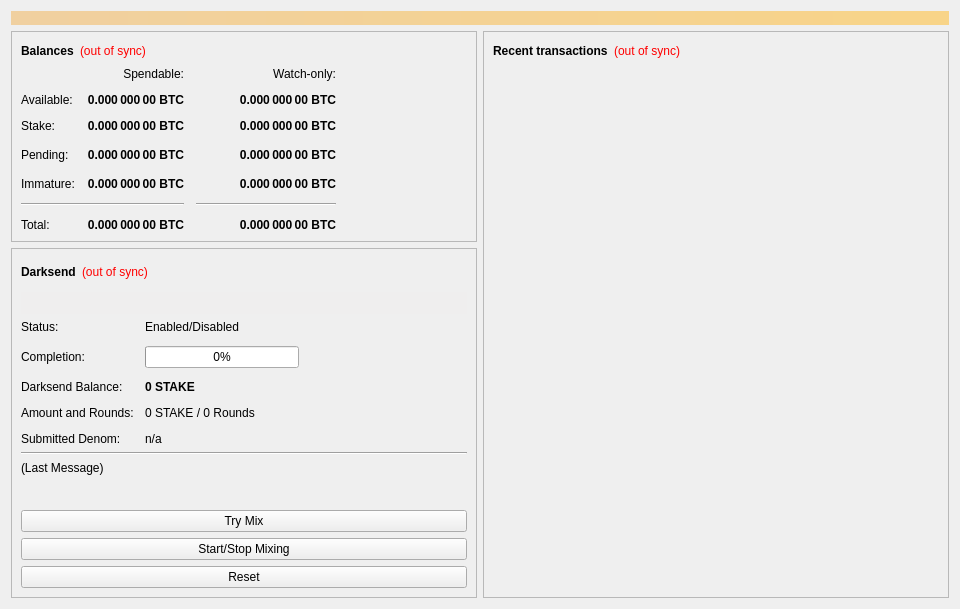
<?xml version="1.0" encoding="UTF-8"?>
<ui version="4.0">
 <class>OverviewPage</class>
 <widget class="QWidget" name="OverviewPage">
  <property name="geometry">
   <rect>
    <x>0</x>
    <y>0</y>
    <width>960</width>
    <height>594</height>
   </rect>
  </property>
  <property name="minimumSize">
   <size>
    <width>960</width>
    <height>0</height>
   </size>
  </property>
  <property name="windowTitle">
   <string>Form</string>
  </property>
  <layout class="QVBoxLayout" name="topLayout">
   <item>
    <widget class="QLabel" name="labelAlerts">
     <property name="visible">
      <bool>false</bool>
     </property>
     <property name="styleSheet">
      <string notr="true">background-color: qlineargradient(x1: 0, y1: 0, x2: 1, y2: 0, stop:0 #F0D0A0, stop:1 #F8D488); color:#000000;</string>
     </property>
     <property name="wordWrap">
      <bool>true</bool>
     </property>
     <property name="margin">
      <number>3</number>
     </property>
    </widget>
   </item>
   <item>
    <layout class="QHBoxLayout" name="horizontalLayout" stretch="1,1">
     <item>
      <layout class="QVBoxLayout" name="verticalLayout_2">
       <item>
        <widget class="QFrame" name="frame">
         <property name="frameShape">
          <enum>QFrame::StyledPanel</enum>
         </property>
         <property name="frameShadow">
          <enum>QFrame::Raised</enum>
         </property>
         <layout class="QVBoxLayout" name="verticalLayout_4">
          <item>
           <layout class="QHBoxLayout" name="horizontalLayout_4">
            <item>
             <widget class="QLabel" name="label_5">
              <property name="font">
               <font>
                <weight>75</weight>
                <bold>true</bold>
               </font>
              </property>
              <property name="text">
               <string>Balances</string>
              </property>
             </widget>
            </item>
            <item>
             <widget class="QLabel" name="labelWalletStatus">
              <property name="cursor">
               <cursorShape>WhatsThisCursor</cursorShape>
              </property>
              <property name="toolTip">
               <string>The displayed information may be out of date. Your wallet automatically synchronizes with the Stake network after a connection is established, but this process has not completed yet.</string>
              </property>
              <property name="styleSheet">
               <string notr="true">QLabel { color: red; }</string>
              </property>
              <property name="text">
               <string notr="true">(out of sync)</string>
              </property>
              <property name="alignment">
               <set>Qt::AlignLeading|Qt::AlignLeft|Qt::AlignVCenter</set>
              </property>
             </widget>
            </item>
            <item>
             <spacer name="horizontalSpacer_3">
              <property name="orientation">
               <enum>Qt::Horizontal</enum>
              </property>
              <property name="sizeHint" stdset="0">
               <size>
                <width>40</width>
                <height>20</height>
               </size>
              </property>
             </spacer>
            </item>
           </layout>
          </item>
          <item>
           <layout class="QGridLayout" name="gridLayout">
            <property name="spacing">
             <number>12</number>
            </property>
            <item row="3" column="2">
             <widget class="QLabel" name="labelWatchPending">
              <property name="font">
               <font>
                <weight>75</weight>
                <bold>true</bold>
               </font>
              </property>
              <property name="cursor">
               <cursorShape>IBeamCursor</cursorShape>
              </property>
              <property name="toolTip">
               <string>Unconfirmed transactions to watch-only addresses</string>
              </property>
              <property name="text">
               <string notr="true">0.000 000 00 BTC</string>
              </property>
              <property name="alignment">
               <set>Qt::AlignRight|Qt::AlignTrailing|Qt::AlignVCenter</set>
              </property>
              <property name="textInteractionFlags">
               <set>Qt::LinksAccessibleByMouse|Qt::TextSelectableByKeyboard|Qt::TextSelectableByMouse</set>
              </property>
             </widget>
            </item>
            <item row="3" column="1">
             <widget class="QLabel" name="labelUnconfirmed">
              <property name="font">
               <font>
                <weight>75</weight>
                <bold>true</bold>
               </font>
              </property>
              <property name="cursor">
               <cursorShape>IBeamCursor</cursorShape>
              </property>
              <property name="toolTip">
               <string>Total of transactions that have yet to be confirmed, and do not yet count toward the spendable balance</string>
              </property>
              <property name="text">
               <string notr="true">0.000 000 00 BTC</string>
              </property>
              <property name="alignment">
               <set>Qt::AlignRight|Qt::AlignTrailing|Qt::AlignVCenter</set>
              </property>
              <property name="textInteractionFlags">
               <set>Qt::LinksAccessibleByMouse|Qt::TextSelectableByKeyboard|Qt::TextSelectableByMouse</set>
              </property>
             </widget>
            </item>
            <item row="4" column="2">
             <widget class="QLabel" name="labelWatchImmature">
              <property name="font">
               <font>
                <weight>75</weight>
                <bold>true</bold>
               </font>
              </property>
              <property name="cursor">
               <cursorShape>IBeamCursor</cursorShape>
              </property>
              <property name="toolTip">
               <string>Mined balance in watch-only addresses that has not yet matured</string>
              </property>
              <property name="text">
               <string notr="true">0.000 000 00 BTC</string>
              </property>
              <property name="alignment">
               <set>Qt::AlignRight|Qt::AlignTrailing|Qt::AlignVCenter</set>
              </property>
              <property name="textInteractionFlags">
               <set>Qt::LinksAccessibleByMouse|Qt::TextSelectableByKeyboard|Qt::TextSelectableByMouse</set>
              </property>
             </widget>
            </item>
            <item row="5" column="0" colspan="2">
             <widget class="Line" name="lineSpendableBalance">
              <property name="orientation">
               <enum>Qt::Horizontal</enum>
              </property>
             </widget>
            </item>
            <item row="5" column="2">
             <widget class="Line" name="lineWatchBalance">
              <property name="sizePolicy">
               <sizepolicy hsizetype="Preferred" vsizetype="Fixed">
                <horstretch>0</horstretch>
                <verstretch>0</verstretch>
               </sizepolicy>
              </property>
              <property name="minimumSize">
               <size>
                <width>140</width>
                <height>0</height>
               </size>
              </property>
              <property name="orientation">
               <enum>Qt::Horizontal</enum>
              </property>
             </widget>
            </item>
            <item row="6" column="0">
             <widget class="QLabel" name="labelTotalText">
              <property name="text">
               <string>Total:</string>
              </property>
             </widget>
            </item>
            <item row="4" column="1">
             <widget class="QLabel" name="labelImmature">
              <property name="font">
               <font>
                <weight>75</weight>
                <bold>true</bold>
               </font>
              </property>
              <property name="cursor">
               <cursorShape>IBeamCursor</cursorShape>
              </property>
              <property name="toolTip">
               <string>Mined balance that has not yet matured</string>
              </property>
              <property name="text">
               <string notr="true">0.000 000 00 BTC</string>
              </property>
              <property name="alignment">
               <set>Qt::AlignRight|Qt::AlignTrailing|Qt::AlignVCenter</set>
              </property>
              <property name="textInteractionFlags">
               <set>Qt::LinksAccessibleByMouse|Qt::TextSelectableByKeyboard|Qt::TextSelectableByMouse</set>
              </property>
             </widget>
            </item>
            <item row="3" column="3">
             <spacer name="horizontalSpacer_2">
              <property name="orientation">
               <enum>Qt::Horizontal</enum>
              </property>
              <property name="sizeHint" stdset="0">
               <size>
                <width>40</width>
                <height>20</height>
               </size>
              </property>
             </spacer>
            </item>
            <item row="4" column="0">
             <widget class="QLabel" name="labelImmatureText">
              <property name="text">
               <string>Immature:</string>
              </property>
             </widget>
            </item>
            <item row="6" column="1">
             <widget class="QLabel" name="labelTotal">
              <property name="font">
               <font>
                <weight>75</weight>
                <bold>true</bold>
               </font>
              </property>
              <property name="cursor">
               <cursorShape>IBeamCursor</cursorShape>
              </property>
              <property name="toolTip">
               <string>Your current total balance</string>
              </property>
              <property name="text">
               <string notr="true">0.000 000 00 BTC</string>
              </property>
              <property name="alignment">
               <set>Qt::AlignRight|Qt::AlignTrailing|Qt::AlignVCenter</set>
              </property>
              <property name="textInteractionFlags">
               <set>Qt::LinksAccessibleByMouse|Qt::TextSelectableByKeyboard|Qt::TextSelectableByMouse</set>
              </property>
             </widget>
            </item>
            <item row="6" column="2">
             <widget class="QLabel" name="labelWatchTotal">
              <property name="font">
               <font>
                <weight>75</weight>
                <bold>true</bold>
               </font>
              </property>
              <property name="cursor">
               <cursorShape>IBeamCursor</cursorShape>
              </property>
              <property name="toolTip">
               <string>Current total balance in watch-only addresses</string>
              </property>
              <property name="text">
               <string notr="true">0.000 000 00 BTC</string>
              </property>
              <property name="alignment">
               <set>Qt::AlignRight|Qt::AlignTrailing|Qt::AlignVCenter</set>
              </property>
              <property name="textInteractionFlags">
               <set>Qt::LinksAccessibleByMouse|Qt::TextSelectableByKeyboard|Qt::TextSelectableByMouse</set>
              </property>
             </widget>
            </item>
            <item row="0" column="2">
             <widget class="QLabel" name="labelWatchonly">
              <property name="text">
               <string>Watch-only:</string>
              </property>
              <property name="alignment">
               <set>Qt::AlignRight|Qt::AlignTrailing|Qt::AlignVCenter</set>
              </property>
             </widget>
            </item>
            <item row="1" column="0">
             <widget class="QLabel" name="labelBalanceText">
              <property name="text">
               <string>Available:</string>
              </property>
             </widget>
            </item>
            <item row="1" column="1">
             <widget class="QLabel" name="labelBalance">
              <property name="font">
               <font>
                <weight>75</weight>
                <bold>true</bold>
               </font>
              </property>
              <property name="cursor">
               <cursorShape>IBeamCursor</cursorShape>
              </property>
              <property name="toolTip">
               <string>Your current spendable balance</string>
              </property>
              <property name="text">
               <string notr="true">0.000 000 00 BTC</string>
              </property>
              <property name="alignment">
               <set>Qt::AlignRight|Qt::AlignTrailing|Qt::AlignVCenter</set>
              </property>
              <property name="textInteractionFlags">
               <set>Qt::LinksAccessibleByMouse|Qt::TextSelectableByKeyboard|Qt::TextSelectableByMouse</set>
              </property>
             </widget>
            </item>
            <item row="2" column="0">
             <widget class="QLabel" name="label_10">
              <property name="text">
               <string>Stake:</string>
              </property>
             </widget>
            </item>
            <item row="2" column="1">
             <widget class="QLabel" name="labelStake">
              <property name="font">
               <font>
                <weight>75</weight>
                <bold>true</bold>
               </font>
              </property>
              <property name="cursor">
               <cursorShape>IBeamCursor</cursorShape>
              </property>
              <property name="toolTip">
               <string>Total of coins that was staked, and do not yet count toward the current balance</string>
              </property>
              <property name="text">
               <string notr="true">0.000 000 00 BTC</string>
              </property>
              <property name="alignment">
               <set>Qt::AlignRight|Qt::AlignTrailing|Qt::AlignVCenter</set>
              </property>
              <property name="textInteractionFlags">
               <set>Qt::LinksAccessibleByMouse|Qt::TextSelectableByKeyboard|Qt::TextSelectableByMouse</set>
              </property>
             </widget>
            </item>
            <item row="2" column="2">
             <widget class="QLabel" name="labelWatchStake">
              <property name="font">
               <font>
                <weight>75</weight>
                <bold>true</bold>
               </font>
              </property>
              <property name="cursor">
               <cursorShape>IBeamCursor</cursorShape>
              </property>
              <property name="toolTip">
               <string>Total of coins that was staked in watch-only addresses, and do not yet count toward the current watch-only balance</string>
              </property>
              <property name="text">
               <string notr="true">0.000 000 00 BTC</string>
              </property>
              <property name="alignment">
               <set>Qt::AlignRight|Qt::AlignTrailing|Qt::AlignVCenter</set>
              </property>
              <property name="textInteractionFlags">
               <set>Qt::LinksAccessibleByMouse|Qt::TextSelectableByKeyboard|Qt::TextSelectableByMouse</set>
              </property>
             </widget>
            </item>
            <item row="1" column="2">
             <widget class="QLabel" name="labelWatchAvailable">
              <property name="font">
               <font>
                <weight>75</weight>
                <bold>true</bold>
               </font>
              </property>
              <property name="cursor">
               <cursorShape>IBeamCursor</cursorShape>
              </property>
              <property name="toolTip">
               <string>Your current balance in watch-only addresses</string>
              </property>
              <property name="text">
               <string notr="true">0.000 000 00 BTC</string>
              </property>
              <property name="alignment">
               <set>Qt::AlignRight|Qt::AlignTrailing|Qt::AlignVCenter</set>
              </property>
              <property name="textInteractionFlags">
               <set>Qt::LinksAccessibleByMouse|Qt::TextSelectableByKeyboard|Qt::TextSelectableByMouse</set>
              </property>
             </widget>
            </item>
            <item row="3" column="0">
             <widget class="QLabel" name="labelPendingText">
              <property name="text">
               <string>Pending:</string>
              </property>
             </widget>
            </item>
            <item row="0" column="1">
             <widget class="QLabel" name="labelSpendable">
              <property name="text">
               <string>Spendable:</string>
              </property>
              <property name="alignment">
               <set>Qt::AlignRight|Qt::AlignTrailing|Qt::AlignVCenter</set>
              </property>
             </widget>
            </item>
           </layout>
          </item>
         </layout>
        </widget>
       </item>
       <item>
        <widget class="QFrame" name="frameDarksend">
         <property name="sizePolicy">
          <sizepolicy hsizetype="Expanding" vsizetype="Expanding">
           <horstretch>0</horstretch>
           <verstretch>0</verstretch>
          </sizepolicy>
         </property>
         <property name="minimumSize">
          <size>
           <width>0</width>
           <height>350</height>
          </size>
         </property>
         <property name="layoutDirection">
          <enum>Qt::LeftToRight</enum>
         </property>
         <property name="frameShape">
          <enum>QFrame::StyledPanel</enum>
         </property>
         <property name="frameShadow">
          <enum>QFrame::Raised</enum>
         </property>
         <layout class="QVBoxLayout" name="verticalLayout_5">
          <item>
           <layout class="QHBoxLayout" name="horizontalLayout_5">
            <item>
             <widget class="QLabel" name="label_2">
              <property name="font">
               <font>
                <weight>75</weight>
                <bold>true</bold>
               </font>
              </property>
              <property name="text">
               <string>Darksend</string>
              </property>
             </widget>
            </item>
            <item>
             <widget class="QLabel" name="labelDarksendSyncStatus">
              <property name="toolTip">
               <string>The displayed information may be out of date. Your wallet automatically synchronizes with the Stake network after a connection is established, but this process has not completed yet.</string>
              </property>
              <property name="styleSheet">
               <string notr="true">QLabel { color: red; }</string>
              </property>
              <property name="text">
               <string notr="true">(out of sync)</string>
              </property>
              <property name="alignment">
               <set>Qt::AlignLeading|Qt::AlignLeft|Qt::AlignVCenter</set>
              </property>
             </widget>
            </item>
            <item>
             <spacer name="horizontalSpacer_4">
              <property name="orientation">
               <enum>Qt::Horizontal</enum>
              </property>
              <property name="sizeHint" stdset="0">
               <size>
                <width>40</width>
                <height>20</height>
               </size>
              </property>
             </spacer>
            </item>
           </layout>
          </item>
          <item>
           <widget class="QPushButton" name="runAutoDenom">
            <property name="palette">
             <palette>
              <active>
               <colorrole role="WindowText">
                <brush brushstyle="SolidPattern">
                 <color alpha="255">
                  <red>0</red>
                  <green>0</green>
                  <blue>0</blue>
                 </color>
                </brush>
               </colorrole>
               <colorrole role="Button">
                <brush brushstyle="SolidPattern">
                 <color alpha="255">
                  <red>239</red>
                  <green>238</green>
                  <blue>238</blue>
                 </color>
                </brush>
               </colorrole>
               <colorrole role="Light">
                <brush brushstyle="SolidPattern">
                 <color alpha="255">
                  <red>255</red>
                  <green>255</green>
                  <blue>255</blue>
                 </color>
                </brush>
               </colorrole>
               <colorrole role="Midlight">
                <brush brushstyle="SolidPattern">
                 <color alpha="255">
                  <red>247</red>
                  <green>246</green>
                  <blue>246</blue>
                 </color>
                </brush>
               </colorrole>
               <colorrole role="Dark">
                <brush brushstyle="SolidPattern">
                 <color alpha="255">
                  <red>119</red>
                  <green>119</green>
                  <blue>119</blue>
                 </color>
                </brush>
               </colorrole>
               <colorrole role="Mid">
                <brush brushstyle="SolidPattern">
                 <color alpha="255">
                  <red>159</red>
                  <green>159</green>
                  <blue>159</blue>
                 </color>
                </brush>
               </colorrole>
               <colorrole role="Text">
                <brush brushstyle="SolidPattern">
                 <color alpha="255">
                  <red>0</red>
                  <green>0</green>
                  <blue>0</blue>
                 </color>
                </brush>
               </colorrole>
               <colorrole role="BrightText">
                <brush brushstyle="SolidPattern">
                 <color alpha="255">
                  <red>255</red>
                  <green>255</green>
                  <blue>255</blue>
                 </color>
                </brush>
               </colorrole>
               <colorrole role="ButtonText">
                <brush brushstyle="SolidPattern">
                 <color alpha="255">
                  <red>0</red>
                  <green>0</green>
                  <blue>0</blue>
                 </color>
                </brush>
               </colorrole>
               <colorrole role="Base">
                <brush brushstyle="SolidPattern">
                 <color alpha="255">
                  <red>255</red>
                  <green>255</green>
                  <blue>255</blue>
                 </color>
                </brush>
               </colorrole>
               <colorrole role="Window">
                <brush brushstyle="SolidPattern">
                 <color alpha="255">
                  <red>239</red>
                  <green>238</green>
                  <blue>238</blue>
                 </color>
                </brush>
               </colorrole>
               <colorrole role="Shadow">
                <brush brushstyle="SolidPattern">
                 <color alpha="255">
                  <red>0</red>
                  <green>0</green>
                  <blue>0</blue>
                 </color>
                </brush>
               </colorrole>
               <colorrole role="AlternateBase">
                <brush brushstyle="SolidPattern">
                 <color alpha="255">
                  <red>247</red>
                  <green>246</green>
                  <blue>246</blue>
                 </color>
                </brush>
               </colorrole>
               <colorrole role="ToolTipBase">
                <brush brushstyle="SolidPattern">
                 <color alpha="255">
                  <red>255</red>
                  <green>255</green>
                  <blue>220</blue>
                 </color>
                </brush>
               </colorrole>
               <colorrole role="ToolTipText">
                <brush brushstyle="SolidPattern">
                 <color alpha="255">
                  <red>0</red>
                  <green>0</green>
                  <blue>0</blue>
                 </color>
                </brush>
               </colorrole>
              </active>
              <inactive>
               <colorrole role="WindowText">
                <brush brushstyle="SolidPattern">
                 <color alpha="255">
                  <red>0</red>
                  <green>0</green>
                  <blue>0</blue>
                 </color>
                </brush>
               </colorrole>
               <colorrole role="Button">
                <brush brushstyle="SolidPattern">
                 <color alpha="255">
                  <red>239</red>
                  <green>238</green>
                  <blue>238</blue>
                 </color>
                </brush>
               </colorrole>
               <colorrole role="Light">
                <brush brushstyle="SolidPattern">
                 <color alpha="255">
                  <red>255</red>
                  <green>255</green>
                  <blue>255</blue>
                 </color>
                </brush>
               </colorrole>
               <colorrole role="Midlight">
                <brush brushstyle="SolidPattern">
                 <color alpha="255">
                  <red>247</red>
                  <green>246</green>
                  <blue>246</blue>
                 </color>
                </brush>
               </colorrole>
               <colorrole role="Dark">
                <brush brushstyle="SolidPattern">
                 <color alpha="255">
                  <red>119</red>
                  <green>119</green>
                  <blue>119</blue>
                 </color>
                </brush>
               </colorrole>
               <colorrole role="Mid">
                <brush brushstyle="SolidPattern">
                 <color alpha="255">
                  <red>159</red>
                  <green>159</green>
                  <blue>159</blue>
                 </color>
                </brush>
               </colorrole>
               <colorrole role="Text">
                <brush brushstyle="SolidPattern">
                 <color alpha="255">
                  <red>0</red>
                  <green>0</green>
                  <blue>0</blue>
                 </color>
                </brush>
               </colorrole>
               <colorrole role="BrightText">
                <brush brushstyle="SolidPattern">
                 <color alpha="255">
                  <red>255</red>
                  <green>255</green>
                  <blue>255</blue>
                 </color>
                </brush>
               </colorrole>
               <colorrole role="ButtonText">
                <brush brushstyle="SolidPattern">
                 <color alpha="255">
                  <red>0</red>
                  <green>0</green>
                  <blue>0</blue>
                 </color>
                </brush>
               </colorrole>
               <colorrole role="Base">
                <brush brushstyle="SolidPattern">
                 <color alpha="255">
                  <red>255</red>
                  <green>255</green>
                  <blue>255</blue>
                 </color>
                </brush>
               </colorrole>
               <colorrole role="Window">
                <brush brushstyle="SolidPattern">
                 <color alpha="255">
                  <red>239</red>
                  <green>238</green>
                  <blue>238</blue>
                 </color>
                </brush>
               </colorrole>
               <colorrole role="Shadow">
                <brush brushstyle="SolidPattern">
                 <color alpha="255">
                  <red>0</red>
                  <green>0</green>
                  <blue>0</blue>
                 </color>
                </brush>
               </colorrole>
               <colorrole role="AlternateBase">
                <brush brushstyle="SolidPattern">
                 <color alpha="255">
                  <red>247</red>
                  <green>246</green>
                  <blue>246</blue>
                 </color>
                </brush>
               </colorrole>
               <colorrole role="ToolTipBase">
                <brush brushstyle="SolidPattern">
                 <color alpha="255">
                  <red>255</red>
                  <green>255</green>
                  <blue>220</blue>
                 </color>
                </brush>
               </colorrole>
               <colorrole role="ToolTipText">
                <brush brushstyle="SolidPattern">
                 <color alpha="255">
                  <red>0</red>
                  <green>0</green>
                  <blue>0</blue>
                 </color>
                </brush>
               </colorrole>
              </inactive>
              <disabled>
               <colorrole role="WindowText">
                <brush brushstyle="SolidPattern">
                 <color alpha="255">
                  <red>119</red>
                  <green>119</green>
                  <blue>119</blue>
                 </color>
                </brush>
               </colorrole>
               <colorrole role="Button">
                <brush brushstyle="SolidPattern">
                 <color alpha="255">
                  <red>239</red>
                  <green>238</green>
                  <blue>238</blue>
                 </color>
                </brush>
               </colorrole>
               <colorrole role="Light">
                <brush brushstyle="SolidPattern">
                 <color alpha="255">
                  <red>255</red>
                  <green>255</green>
                  <blue>255</blue>
                 </color>
                </brush>
               </colorrole>
               <colorrole role="Midlight">
                <brush brushstyle="SolidPattern">
                 <color alpha="255">
                  <red>247</red>
                  <green>246</green>
                  <blue>246</blue>
                 </color>
                </brush>
               </colorrole>
               <colorrole role="Dark">
                <brush brushstyle="SolidPattern">
                 <color alpha="255">
                  <red>119</red>
                  <green>119</green>
                  <blue>119</blue>
                 </color>
                </brush>
               </colorrole>
               <colorrole role="Mid">
                <brush brushstyle="SolidPattern">
                 <color alpha="255">
                  <red>159</red>
                  <green>159</green>
                  <blue>159</blue>
                 </color>
                </brush>
               </colorrole>
               <colorrole role="Text">
                <brush brushstyle="SolidPattern">
                 <color alpha="255">
                  <red>119</red>
                  <green>119</green>
                  <blue>119</blue>
                 </color>
                </brush>
               </colorrole>
               <colorrole role="BrightText">
                <brush brushstyle="SolidPattern">
                 <color alpha="255">
                  <red>255</red>
                  <green>255</green>
                  <blue>255</blue>
                 </color>
                </brush>
               </colorrole>
               <colorrole role="ButtonText">
                <brush brushstyle="SolidPattern">
                 <color alpha="255">
                  <red>119</red>
                  <green>119</green>
                  <blue>119</blue>
                 </color>
                </brush>
               </colorrole>
               <colorrole role="Base">
                <brush brushstyle="SolidPattern">
                 <color alpha="255">
                  <red>239</red>
                  <green>238</green>
                  <blue>238</blue>
                 </color>
                </brush>
               </colorrole>
               <colorrole role="Window">
                <brush brushstyle="SolidPattern">
                 <color alpha="255">
                  <red>239</red>
                  <green>238</green>
                  <blue>238</blue>
                 </color>
                </brush>
               </colorrole>
               <colorrole role="Shadow">
                <brush brushstyle="SolidPattern">
                 <color alpha="255">
                  <red>0</red>
                  <green>0</green>
                  <blue>0</blue>
                 </color>
                </brush>
               </colorrole>
               <colorrole role="AlternateBase">
                <brush brushstyle="SolidPattern">
                 <color alpha="255">
                  <red>239</red>
                  <green>238</green>
                  <blue>238</blue>
                 </color>
                </brush>
               </colorrole>
               <colorrole role="ToolTipBase">
                <brush brushstyle="SolidPattern">
                 <color alpha="255">
                  <red>255</red>
                  <green>255</green>
                  <blue>220</blue>
                 </color>
                </brush>
               </colorrole>
               <colorrole role="ToolTipText">
                <brush brushstyle="SolidPattern">
                 <color alpha="255">
                  <red>0</red>
                  <green>0</green>
                  <blue>0</blue>
                 </color>
                </brush>
               </colorrole>
              </disabled>
             </palette>
            </property>
            <property name="focusPolicy">
             <enum>Qt::NoFocus</enum>
            </property>
            <property name="autoFillBackground">
             <bool>true</bool>
            </property>
            <property name="text">
             <string/>
            </property>
            <property name="flat">
             <bool>true</bool>
            </property>
           </widget>
          </item>
          <item>
           <layout class="QFormLayout" name="formLayout">
            <property name="fieldGrowthPolicy">
             <enum>QFormLayout::AllNonFixedFieldsGrow</enum>
            </property>
            <property name="horizontalSpacing">
             <number>11</number>
            </property>
            <property name="verticalSpacing">
             <number>12</number>
            </property>
            <item row="0" column="0">
             <widget class="QLabel" name="label_6">
              <property name="text">
               <string>Status:</string>
              </property>
             </widget>
            </item>
            <item row="1" column="0">
             <widget class="QLabel" name="label_7">
              <property name="text">
               <string>Completion:</string>
              </property>
             </widget>
            </item>
            <item row="1" column="1">
             <widget class="QProgressBar" name="darksendProgress">
              <property name="maximumSize">
               <size>
                <width>154</width>
                <height>16777215</height>
               </size>
              </property>
              <property name="value">
               <number>0</number>
              </property>
             </widget>
            </item>
            <item row="3" column="0">
             <widget class="QLabel" name="labelAnonymizedText">
              <property name="text">
               <string>Darksend Balance:</string>
              </property>
             </widget>
            </item>
            <item row="3" column="1">
             <widget class="QLabel" name="labelAnonymized">
              <property name="font">
               <font>
                <weight>75</weight>
                <bold>true</bold>
               </font>
              </property>
              <property name="text">
               <string notr="true">0 STAKE</string>
              </property>
             </widget>
            </item>
            <item row="4" column="0">
             <widget class="QLabel" name="label_8">
              <property name="text">
               <string>Amount and Rounds:</string>
              </property>
             </widget>
            </item>
            <item row="4" column="1">
             <widget class="QLabel" name="labelAmountRounds">
              <property name="text">
               <string>0 STAKE / 0 Rounds</string>
              </property>
             </widget>
            </item>
            <item row="5" column="0">
             <widget class="QLabel" name="label_9">
              <property name="text">
               <string>Submitted Denom:</string>
              </property>
             </widget>
            </item>
            <item row="5" column="1">
             <widget class="QLabel" name="labelSubmittedDenom">
              <property name="toolTip">
               <string>The denominations you submitted to the Masternode.&lt;br&gt;To mix, other users must submit the exact same denominations.</string>
              </property>
              <property name="text">
               <string>n/a</string>
              </property>
             </widget>
            </item>
            <item row="0" column="1">
             <widget class="QLabel" name="darksendEnabled">
              <property name="text">
               <string>Enabled/Disabled</string>
              </property>
             </widget>
            </item>
           </layout>
          </item>
          <item>
           <widget class="Line" name="lineLastMessage">
            <property name="orientation">
             <enum>Qt::Horizontal</enum>
            </property>
           </widget>
          </item>
          <item>
           <widget class="QLabel" name="darksendStatus">
            <property name="minimumSize">
             <size>
              <width>288</width>
              <height>43</height>
             </size>
            </property>
            <property name="text">
             <string>(Last Message)</string>
            </property>
            <property name="alignment">
             <set>Qt::AlignLeading|Qt::AlignLeft|Qt::AlignTop</set>
            </property>
            <property name="wordWrap">
             <bool>true</bool>
            </property>
           </widget>
          </item>
          <item>
           <widget class="QPushButton" name="darksendAuto">
            <property name="sizePolicy">
             <sizepolicy hsizetype="MinimumExpanding" vsizetype="Fixed">
              <horstretch>0</horstretch>
              <verstretch>0</verstretch>
             </sizepolicy>
            </property>
            <property name="toolTip">
             <string>Try to manually submit a Darksend request.</string>
            </property>
            <property name="text">
             <string>Try Mix</string>
            </property>
           </widget>
          </item>
          <item>
           <widget class="QPushButton" name="toggleDarksend">
            <property name="sizePolicy">
             <sizepolicy hsizetype="MinimumExpanding" vsizetype="Fixed">
              <horstretch>0</horstretch>
              <verstretch>0</verstretch>
             </sizepolicy>
            </property>
            <property name="text">
             <string>Start/Stop Mixing</string>
            </property>
           </widget>
          </item>
          <item>
           <widget class="QPushButton" name="darksendReset">
            <property name="sizePolicy">
             <sizepolicy hsizetype="MinimumExpanding" vsizetype="Fixed">
              <horstretch>0</horstretch>
              <verstretch>0</verstretch>
             </sizepolicy>
            </property>
            <property name="toolTip">
             <string>Reset the current status of Darksend (can interrupt Darksend if it's in the process of Mixing, which can cost you money!)</string>
            </property>
            <property name="autoFillBackground">
             <bool>false</bool>
            </property>
            <property name="text">
             <string>Reset</string>
            </property>
           </widget>
          </item>
         </layout>
        </widget>
       </item>
       <item>
        <spacer name="verticalSpacer">
         <property name="orientation">
          <enum>Qt::Vertical</enum>
         </property>
         <property name="sizeHint" stdset="0">
          <size>
           <width>20</width>
           <height>40</height>
          </size>
         </property>
        </spacer>
       </item>
      </layout>
     </item>
     <item>
      <layout class="QVBoxLayout" name="verticalLayout_3">
       <item>
        <widget class="QFrame" name="frame_2">
         <property name="frameShape">
          <enum>QFrame::StyledPanel</enum>
         </property>
         <property name="frameShadow">
          <enum>QFrame::Raised</enum>
         </property>
         <layout class="QVBoxLayout" name="verticalLayout">
          <item>
           <layout class="QHBoxLayout" name="horizontalLayout_2">
            <item>
             <widget class="QLabel" name="label_4">
              <property name="font">
               <font>
                <weight>75</weight>
                <bold>true</bold>
               </font>
              </property>
              <property name="text">
               <string>Recent transactions</string>
              </property>
             </widget>
            </item>
            <item>
             <widget class="QLabel" name="labelTransactionsStatus">
              <property name="cursor">
               <cursorShape>WhatsThisCursor</cursorShape>
              </property>
              <property name="toolTip">
               <string>The displayed information may be out of date. Your wallet automatically synchronizes with the Stake network after a connection is established, but this process has not completed yet.</string>
              </property>
              <property name="styleSheet">
               <string notr="true">QLabel { color: red; }</string>
              </property>
              <property name="text">
               <string notr="true">(out of sync)</string>
              </property>
              <property name="alignment">
               <set>Qt::AlignRight|Qt::AlignTrailing|Qt::AlignVCenter</set>
              </property>
             </widget>
            </item>
            <item>
             <spacer name="horizontalSpacer">
              <property name="orientation">
               <enum>Qt::Horizontal</enum>
              </property>
              <property name="sizeHint" stdset="0">
               <size>
                <width>40</width>
                <height>20</height>
               </size>
              </property>
             </spacer>
            </item>
           </layout>
          </item>
          <item>
           <widget class="QListView" name="listTransactions">
            <property name="styleSheet">
             <string notr="true">QListView { background: transparent; }</string>
            </property>
            <property name="frameShape">
             <enum>QFrame::NoFrame</enum>
            </property>
            <property name="verticalScrollBarPolicy">
             <enum>Qt::ScrollBarAlwaysOff</enum>
            </property>
            <property name="horizontalScrollBarPolicy">
             <enum>Qt::ScrollBarAlwaysOff</enum>
            </property>
            <property name="selectionMode">
             <enum>QAbstractItemView::NoSelection</enum>
            </property>
           </widget>
          </item>
         </layout>
        </widget>
       </item>
      </layout>
     </item>
    </layout>
   </item>
  </layout>
 </widget>
 <resources/>
 <connections/>
</ui>
